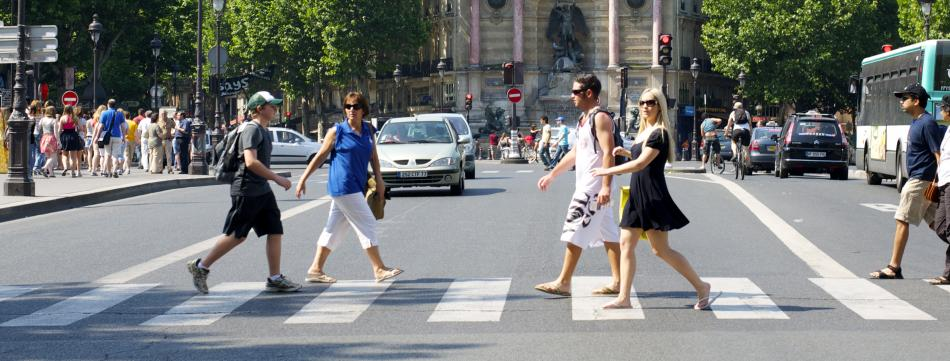
#> input picture sample_images/pedestrian.jpg, 950 x 361 px
$ python detectmulti.py --image sample_images/pedestrian.jpg
#> lines starting #> are read from the running program, lines starting #| are printed output that depends on the picture
import cv2
import numpy as np
import time
from skimage.feature import hog
import joblib
from nms import nms
import argparse

def appendRects(i, j, conf, c, rects):
    x = int((j)*pow(scaleFactor, c))
    y = int((i)*pow(scaleFactor, c))
    w = int((64)*pow(scaleFactor, c))
    h = int((128)*pow(scaleFactor, c))
    rects.append((x, y, conf, w, h))

parser = argparse.ArgumentParser(description='To read image name')

parser.add_argument('-i', "--image", help="Path to the test image", required=True)
parser.add_argument('-d','--downscale', help="Downscale ratio", default=1.5, type=float)
parser.add_argument('-v', '--visualize', help="Visualize the sliding window", action="store_true")
parser.add_argument('-w', '--winstride', help="Pixels to move in one step, in any direction", default=8, type=int)
parser.add_argument('-n', '--nms_threshold', help="Threshold Values between 0 to 1 for NMS thresholding. Default is 0.2", default=0.2, type=float)
args = vars(parser.parse_args())

clf = joblib.load("person_final.pkl")
#> (reads person_final.pkl from the repository)

orig = cv2.imread(args["image"])
#> orig is the input picture: shape (361, 950, 3); mean B, G, R 122.3, 123.4, 120.6

img = orig.copy()

gray = cv2.cvtColor(img, cv2.COLOR_BGR2GRAY)
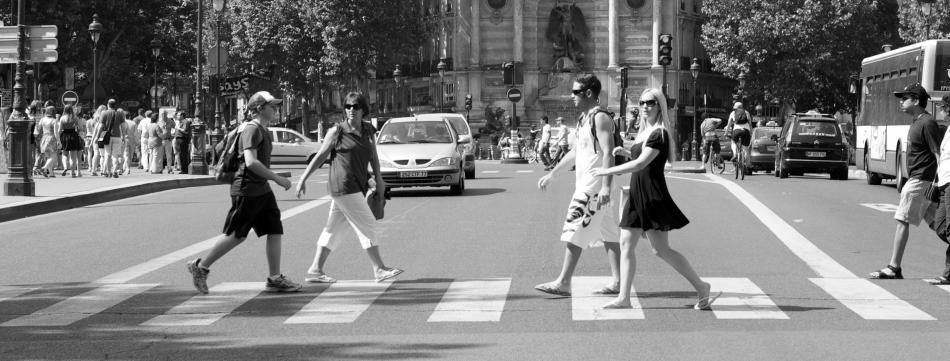
#> gray: shape (361, 950); min 0, max 255, mean 122.5

scaleFactor = args["downscale"]
inverse = 1.0/scaleFactor
winStride = (args["winstride"], args["winstride"])
winSize = (128, 64)

rects = []

h, w = gray.shape
#> h = 361; w = 950
count = 0
while (h >= 128 and w >= 64):
    print(gray.shape)
#| (361, 950)
    h, w= gray.shape
    horiz = w - 64
#> horiz = 886
    vert = h - 128
#> vert = 233
    print(horiz, vert)
#| 886 233
    i = 0
    j = 0
    while i < vert:
        j = 0
        while j < horiz:
            portion = gray[i:i+winSize[0], j:j+winSize[1]]
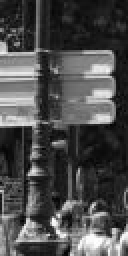
#> portion: shape (128, 64) (shown 2 times larger); min 1, max 254, mean 76.1
            features = hog(portion, orientations=9, pixels_per_cell=(8, 8), cells_per_block=(2, 2), block_norm="L2")
#> features = 3780 values, max 0.909 at index 1984, min 0 at index 24, mean 0.114
            result = clf.predict([features])
#> result = [0]
            if args["visualize"]:
                visual = gray.copy()
                cv2.rectangle(visual, (j, i), (j+winSize[1], i+winSize[0]), (0, 0, 255), 2)
                cv2.imshow("visual", visual)
                cv2.waitKey(1)
            if int(result[0]) == 1:
                print(result, i, j)
                confidence = clf.decision_function([features])
                appendRects(i, j, confidence, count, rects)
            j = j + winStride[0]
        i = i + winStride[1]
    gray = cv2.resize(gray, (int(w*inverse), int(h*inverse)), interpolation=cv2.INTER_AREA)
    count = count + 1
    print(count)
print(rects)
nms_rects = nms(rects, args["nms_threshold"])
# [5 lines of commented-out code are left out]


for (a, b, conf, c, d) in nms_rects:
    cv2.rectangle(img, (a, b), (a+c, b+d), (0, 255, 0), 2)

cv2.imshow("After NMS", img)
cv2.waitKey(0)
